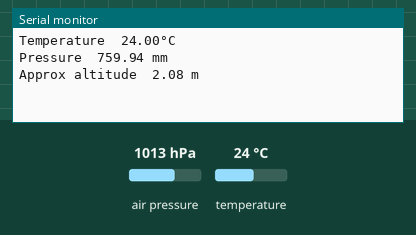
Simulated run of this sketch. Board: Arduino Uno, built with avr-gcc and run on an emulated ATmega328P. On the bench: the last lines printed to the serial monitor. The test bench sets the inputs (shaded band); at power-on: air pressure 1013 hPa, temperature 24 °C.

Above: at 1.2 s.
1.3 s: air pressure set to 952 hPa
At 3.2 s:
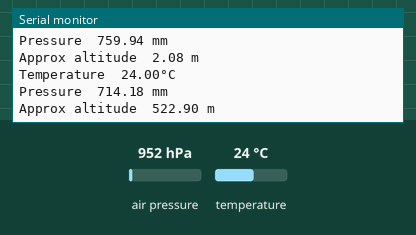
3.6 s: temperature set to 12 °C
At 5.2 s:
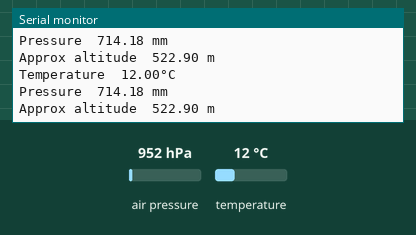
5.9 s: air pressure set to 975 hPa
At 6.9 s:
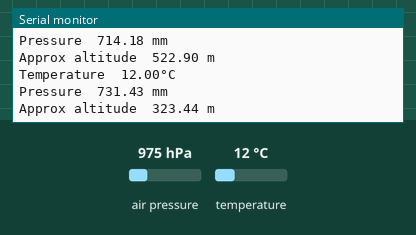
Timing chart, 0 to 8.9 s (numbered marks = the images above; inputs shaded):
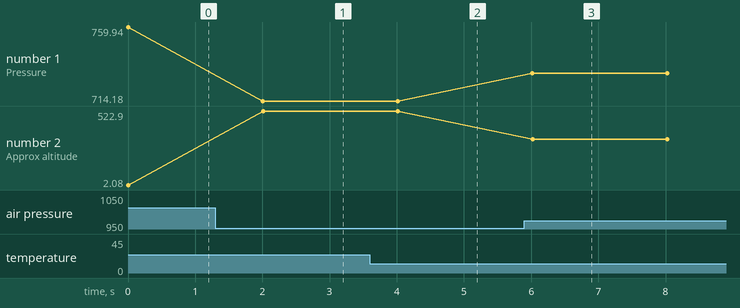

Measured:
- after the input at 1.3 s, the serial monitor: prints a new line after 0.71 s (image 1)
- after the input at 3.6 s, the serial monitor: prints a new line after 0.41 s (image 2)
- after the input at 5.9 s, the serial monitor: prints a new line after 0.12 s (image 3)
- plotted number 1: 759.94 → 714.18 after the input at 1.3 s, 714.18 → 731.43 after the input at 5.9 s
- plotted number 2: 2.08 → 522.9 after the input at 1.3 s, 522.9 → 323.44 after the input at 5.9 s

The sketch:

bmp280.ino
```cpp
#include <Wire.h>
#include <SPI.h>
#include <Math.h>
#include <Adafruit_BMP280.h>

//#define BMP_SCK 13 //scl
//#define BMP_MISO 12 //sdo
//#define BMP_MOSI 11 //sda
//#define BMP_CS 10 //csb

Adafruit_BMP280 bmp; // I2C
//Adafruit_BMP280 bmp(BMP_CS); // hardware SPI
//Adafruit_BMP280 bmp(BMP_CS, BMP_MOSI, BMP_MISO,  BMP_SCK);

void setup() {
  Serial.begin(115200);
  if (!bmp.begin()) {
    Serial.println("Could not find a valid BMP280 sensor, check wiring!");
    while (1);
  }
}

void loop() {
  Serial.print("Temperature\t");
  Serial.print(bmp.readTemperature());
  Serial.println("°C");

  Serial.print("Pressure\t");
  Serial.print(bmp.readPressure() / 133.3); // paskal / 133.3 =  mmrs
  Serial.println(" mm");

  Serial.print("Approx altitude\t");
  Serial.print(bmp.readAltitude()); // this should be adjusted to your local forcase 1013.25
  Serial.println(" m");

  Serial.println();
  delay(2000);


}
```
